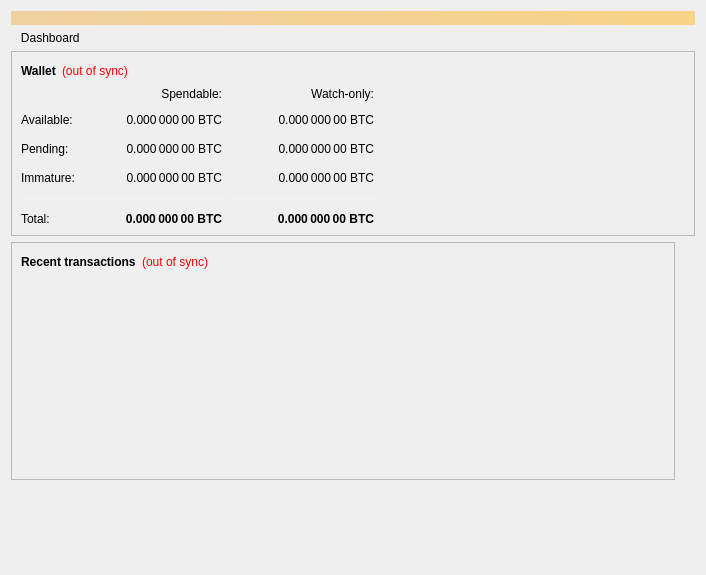
<?xml version="1.0" encoding="UTF-8"?>
<ui version="4.0">
 <class>OverviewPage</class>
 <widget class="QWidget" name="OverviewPage">
  <property name="geometry">
   <rect>
    <x>0</x>
    <y>0</y>
    <width>706</width>
    <height>575</height>
   </rect>
  </property>
  <property name="sizePolicy">
   <sizepolicy hsizetype="Fixed" vsizetype="Fixed">
    <horstretch>0</horstretch>
    <verstretch>0</verstretch>
   </sizepolicy>
  </property>
  <property name="minimumSize">
   <size>
    <width>600</width>
    <height>0</height>
   </size>
  </property>
  <property name="windowTitle">
   <string>Form</string>
  </property>
  <layout class="QVBoxLayout" name="topLayout">
   <item>
    <widget class="QLabel" name="labelAlerts">
     <property name="visible">
      <bool>false</bool>
     </property>
     <property name="styleSheet">
      <string notr="true">background-color: qlineargradient(x1: 0, y1: 0, x2: 1, y2: 0, stop:0 #F0D0A0, stop:1 #F8D488); color:#000000;</string>
     </property>
     <property name="wordWrap">
      <bool>true</bool>
     </property>
     <property name="margin">
      <number>3</number>
     </property>
    </widget>
   </item>
   <item>
    <widget class="QLabel" name="label_Dashboard">
     <property name="sizePolicy">
      <sizepolicy hsizetype="Expanding" vsizetype="Preferred">
       <horstretch>0</horstretch>
       <verstretch>0</verstretch>
      </sizepolicy>
     </property>
     <property name="text">
      <string>   Dashboard</string>
     </property>
    </widget>
   </item>
   <item>
    <widget class="QFrame" name="frame_ovp_Wallet">
     <property name="frameShape">
      <enum>QFrame::StyledPanel</enum>
     </property>
     <property name="frameShadow">
      <enum>QFrame::Raised</enum>
     </property>
     <layout class="QVBoxLayout" name="verticalLayout_4">
      <item>
       <layout class="QHBoxLayout" name="horizontalLayout_4">
        <item>
         <widget class="QLabel" name="label_Wallet">
          <property name="font">
           <font>
            <weight>75</weight>
            <bold>true</bold>
           </font>
          </property>
          <property name="text">
           <string>Wallet</string>
          </property>
         </widget>
        </item>
        <item>
         <widget class="QLabel" name="labelWalletStatus">
          <property name="cursor">
           <cursorShape>WhatsThisCursor</cursorShape>
          </property>
          <property name="toolTip">
           <string>The displayed information may be out of date. Your wallet automatically synchronizes with the Terracoin network after a connection is established, but this process has not completed yet.</string>
          </property>
          <property name="styleSheet">
           <string notr="true">QLabel { color: red; }</string>
          </property>
          <property name="text">
           <string notr="true">(out of sync)</string>
          </property>
          <property name="alignment">
           <set>Qt::AlignLeading|Qt::AlignLeft|Qt::AlignVCenter</set>
          </property>
         </widget>
        </item>
        <item>
         <spacer name="horizontalSpacer_3">
          <property name="orientation">
           <enum>Qt::Horizontal</enum>
          </property>
          <property name="sizeHint" stdset="0">
           <size>
            <width>40</width>
            <height>20</height>
           </size>
          </property>
         </spacer>
        </item>
       </layout>
      </item>
      <item>
       <layout class="QGridLayout" name="gridLayout">
        <property name="spacing">
         <number>12</number>
        </property>
        <item row="4" column="2">
         <widget class="Line" name="lineWatchBalance">
          <property name="sizePolicy">
           <sizepolicy hsizetype="Preferred" vsizetype="Fixed">
            <horstretch>0</horstretch>
            <verstretch>0</verstretch>
           </sizepolicy>
          </property>
          <property name="minimumSize">
           <size>
            <width>140</width>
            <height>0</height>
           </size>
          </property>
          <property name="styleSheet">
           <string notr="true">border: 1px solid #f2f2f2</string>
          </property>
          <property name="orientation">
           <enum>Qt::Horizontal</enum>
          </property>
         </widget>
        </item>
        <item row="0" column="2">
         <widget class="QLabel" name="labelWatchonly">
          <property name="text">
           <string>Watch-only:</string>
          </property>
          <property name="alignment">
           <set>Qt::AlignRight|Qt::AlignTrailing|Qt::AlignVCenter</set>
          </property>
         </widget>
        </item>
        <item row="1" column="0">
         <widget class="QLabel" name="labelBalanceText">
          <property name="text">
           <string>Available:            </string>
          </property>
         </widget>
        </item>
        <item row="2" column="1">
         <widget class="QLabel" name="labelUnconfirmed">
          <property name="font">
           <font>
            <weight>50</weight>
            <bold>false</bold>
           </font>
          </property>
          <property name="cursor">
           <cursorShape>IBeamCursor</cursorShape>
          </property>
          <property name="toolTip">
           <string>Total of transactions that have yet to be confirmed, and do not yet count toward the spendable balance</string>
          </property>
          <property name="text">
           <string notr="true">0.000 000 00 BTC</string>
          </property>
          <property name="alignment">
           <set>Qt::AlignRight|Qt::AlignTrailing|Qt::AlignVCenter</set>
          </property>
          <property name="textInteractionFlags">
           <set>Qt::LinksAccessibleByMouse|Qt::TextSelectableByKeyboard|Qt::TextSelectableByMouse</set>
          </property>
         </widget>
        </item>
        <item row="3" column="1">
         <widget class="QLabel" name="labelImmature">
          <property name="font">
           <font>
            <weight>50</weight>
            <bold>false</bold>
           </font>
          </property>
          <property name="cursor">
           <cursorShape>IBeamCursor</cursorShape>
          </property>
          <property name="toolTip">
           <string>Mined balance that has not yet matured</string>
          </property>
          <property name="text">
           <string notr="true">0.000 000 00 BTC</string>
          </property>
          <property name="alignment">
           <set>Qt::AlignRight|Qt::AlignTrailing|Qt::AlignVCenter</set>
          </property>
          <property name="textInteractionFlags">
           <set>Qt::LinksAccessibleByMouse|Qt::TextSelectableByKeyboard|Qt::TextSelectableByMouse</set>
          </property>
         </widget>
        </item>
        <item row="5" column="2">
         <widget class="QLabel" name="labelWatchTotal">
          <property name="font">
           <font>
            <weight>75</weight>
            <bold>true</bold>
           </font>
          </property>
          <property name="cursor">
           <cursorShape>IBeamCursor</cursorShape>
          </property>
          <property name="toolTip">
           <string>Current total balance in watch-only addresses</string>
          </property>
          <property name="text">
           <string notr="true">0.000 000 00 BTC</string>
          </property>
          <property name="alignment">
           <set>Qt::AlignRight|Qt::AlignTrailing|Qt::AlignVCenter</set>
          </property>
          <property name="textInteractionFlags">
           <set>Qt::LinksAccessibleByMouse|Qt::TextSelectableByKeyboard|Qt::TextSelectableByMouse</set>
          </property>
         </widget>
        </item>
        <item row="1" column="1">
         <widget class="QLabel" name="labelBalance">
          <property name="font">
           <font>
            <weight>50</weight>
            <bold>false</bold>
           </font>
          </property>
          <property name="cursor">
           <cursorShape>IBeamCursor</cursorShape>
          </property>
          <property name="toolTip">
           <string>Your current spendable balance</string>
          </property>
          <property name="text">
           <string notr="true">0.000 000 00 BTC</string>
          </property>
          <property name="alignment">
           <set>Qt::AlignRight|Qt::AlignTrailing|Qt::AlignVCenter</set>
          </property>
          <property name="textInteractionFlags">
           <set>Qt::LinksAccessibleByMouse|Qt::TextSelectableByKeyboard|Qt::TextSelectableByMouse</set>
          </property>
         </widget>
        </item>
        <item row="2" column="0">
         <widget class="QLabel" name="labelPendingText">
          <property name="text">
           <string>Pending:</string>
          </property>
         </widget>
        </item>
        <item row="2" column="2">
         <widget class="QLabel" name="labelWatchPending">
          <property name="font">
           <font>
            <weight>50</weight>
            <bold>false</bold>
           </font>
          </property>
          <property name="cursor">
           <cursorShape>IBeamCursor</cursorShape>
          </property>
          <property name="toolTip">
           <string>Unconfirmed transactions to watch-only addresses</string>
          </property>
          <property name="text">
           <string notr="true">0.000 000 00 BTC</string>
          </property>
          <property name="alignment">
           <set>Qt::AlignRight|Qt::AlignTrailing|Qt::AlignVCenter</set>
          </property>
          <property name="textInteractionFlags">
           <set>Qt::LinksAccessibleByMouse|Qt::TextSelectableByKeyboard|Qt::TextSelectableByMouse</set>
          </property>
         </widget>
        </item>
        <item row="5" column="1">
         <widget class="QLabel" name="labelTotal">
          <property name="font">
           <font>
            <weight>75</weight>
            <bold>true</bold>
           </font>
          </property>
          <property name="cursor">
           <cursorShape>IBeamCursor</cursorShape>
          </property>
          <property name="toolTip">
           <string>Your current total balance</string>
          </property>
          <property name="text">
           <string notr="true">0.000 000 00 BTC</string>
          </property>
          <property name="alignment">
           <set>Qt::AlignRight|Qt::AlignTrailing|Qt::AlignVCenter</set>
          </property>
          <property name="textInteractionFlags">
           <set>Qt::LinksAccessibleByMouse|Qt::TextSelectableByKeyboard|Qt::TextSelectableByMouse</set>
          </property>
         </widget>
        </item>
        <item row="3" column="0">
         <widget class="QLabel" name="labelImmatureText">
          <property name="text">
           <string>Immature:</string>
          </property>
         </widget>
        </item>
        <item row="5" column="0">
         <widget class="QLabel" name="labelTotalText">
          <property name="text">
           <string>Total:</string>
          </property>
         </widget>
        </item>
        <item row="3" column="2">
         <widget class="QLabel" name="labelWatchImmature">
          <property name="font">
           <font>
            <weight>50</weight>
            <bold>false</bold>
           </font>
          </property>
          <property name="cursor">
           <cursorShape>IBeamCursor</cursorShape>
          </property>
          <property name="toolTip">
           <string>Mined balance in watch-only addresses that has not yet matured</string>
          </property>
          <property name="text">
           <string notr="true">0.000 000 00 BTC</string>
          </property>
          <property name="alignment">
           <set>Qt::AlignRight|Qt::AlignTrailing|Qt::AlignVCenter</set>
          </property>
          <property name="textInteractionFlags">
           <set>Qt::LinksAccessibleByMouse|Qt::TextSelectableByKeyboard|Qt::TextSelectableByMouse</set>
          </property>
         </widget>
        </item>
        <item row="1" column="2">
         <widget class="QLabel" name="labelWatchAvailable">
          <property name="font">
           <font>
            <weight>50</weight>
            <bold>false</bold>
           </font>
          </property>
          <property name="cursor">
           <cursorShape>IBeamCursor</cursorShape>
          </property>
          <property name="toolTip">
           <string>Your current balance in watch-only addresses</string>
          </property>
          <property name="text">
           <string notr="true">0.000 000 00 BTC</string>
          </property>
          <property name="alignment">
           <set>Qt::AlignRight|Qt::AlignTrailing|Qt::AlignVCenter</set>
          </property>
          <property name="textInteractionFlags">
           <set>Qt::LinksAccessibleByMouse|Qt::TextSelectableByKeyboard|Qt::TextSelectableByMouse</set>
          </property>
         </widget>
        </item>
        <item row="2" column="3">
         <spacer name="horizontalSpacer_2">
          <property name="orientation">
           <enum>Qt::Horizontal</enum>
          </property>
          <property name="sizeHint" stdset="0">
           <size>
            <width>40</width>
            <height>20</height>
           </size>
          </property>
         </spacer>
        </item>
        <item row="0" column="1">
         <widget class="QLabel" name="labelSpendable">
          <property name="text">
           <string>Spendable:</string>
          </property>
          <property name="alignment">
           <set>Qt::AlignRight|Qt::AlignTrailing|Qt::AlignVCenter</set>
          </property>
         </widget>
        </item>
        <item row="4" column="0" colspan="2">
         <widget class="Line" name="lineSpendableBalance">
          <property name="styleSheet">
           <string notr="true">border: 1px solid #f2f2f2;</string>
          </property>
          <property name="orientation">
           <enum>Qt::Horizontal</enum>
          </property>
         </widget>
        </item>
       </layout>
      </item>
     </layout>
    </widget>
   </item>
   <item>
    <layout class="QHBoxLayout" name="horizontalLayout" stretch="1,0">
     <item>
      <layout class="QVBoxLayout" name="verticalLayout_2">
       <item>
        <widget class="QFrame" name="frame_2">
         <property name="frameShape">
          <enum>QFrame::StyledPanel</enum>
         </property>
         <property name="frameShadow">
          <enum>QFrame::Raised</enum>
         </property>
         <layout class="QVBoxLayout" name="verticalLayout">
          <item>
           <layout class="QHBoxLayout" name="horizontalLayout_2">
            <item>
             <widget class="QLabel" name="label_RecentTransactions">
              <property name="font">
               <font>
                <weight>75</weight>
                <bold>true</bold>
               </font>
              </property>
              <property name="text">
               <string>Recent transactions</string>
              </property>
             </widget>
            </item>
            <item>
             <widget class="QLabel" name="labelTransactionsStatus">
              <property name="cursor">
               <cursorShape>WhatsThisCursor</cursorShape>
              </property>
              <property name="toolTip">
               <string>The displayed information may be out of date. Your wallet automatically synchronizes with the Terracoin network after a connection is established, but this process has not completed yet.</string>
              </property>
              <property name="styleSheet">
               <string notr="true">QLabel { color: red; }</string>
              </property>
              <property name="text">
               <string notr="true">(out of sync)</string>
              </property>
              <property name="alignment">
               <set>Qt::AlignRight|Qt::AlignTrailing|Qt::AlignVCenter</set>
              </property>
             </widget>
            </item>
            <item>
             <spacer name="horizontalSpacer">
              <property name="orientation">
               <enum>Qt::Horizontal</enum>
              </property>
              <property name="sizeHint" stdset="0">
               <size>
                <width>40</width>
                <height>20</height>
               </size>
              </property>
             </spacer>
            </item>
           </layout>
          </item>
          <item>
           <widget class="QListView" name="listTransactions">
            <property name="styleSheet">
             <string notr="true">QListView { background: transparent; }</string>
            </property>
            <property name="frameShape">
             <enum>QFrame::NoFrame</enum>
            </property>
            <property name="verticalScrollBarPolicy">
             <enum>Qt::ScrollBarAlwaysOff</enum>
            </property>
            <property name="horizontalScrollBarPolicy">
             <enum>Qt::ScrollBarAlwaysOff</enum>
            </property>
            <property name="selectionMode">
             <enum>QAbstractItemView::NoSelection</enum>
            </property>
           </widget>
          </item>
         </layout>
        </widget>
       </item>
       <item>
        <widget class="QFrame" name="frameDarksend">
         <property name="enabled">
          <bool>false</bool>
         </property>
         <property name="minimumSize">
          <size>
           <width>0</width>
           <height>0</height>
          </size>
         </property>
         <property name="maximumSize">
          <size>
           <width>0</width>
           <height>0</height>
          </size>
         </property>
         <property name="layoutDirection">
          <enum>Qt::LeftToRight</enum>
         </property>
         <property name="frameShape">
          <enum>QFrame::StyledPanel</enum>
         </property>
         <property name="frameShadow">
          <enum>QFrame::Raised</enum>
         </property>
         <widget class="QWidget" name="formLayoutWidget">
          <property name="geometry">
           <rect>
            <x>10</x>
            <y>40</y>
            <width>451</width>
            <height>161</height>
           </rect>
          </property>
          <layout class="QFormLayout" name="formLayout">
           <property name="fieldGrowthPolicy">
            <enum>QFormLayout::AllNonFixedFieldsGrow</enum>
           </property>
           <property name="horizontalSpacing">
            <number>11</number>
           </property>
           <property name="verticalSpacing">
            <number>12</number>
           </property>
           <item row="0" column="0">
            <widget class="QLabel" name="label_6">
             <property name="text">
              <string>Status:</string>
             </property>
            </widget>
           </item>
           <item row="1" column="0">
            <widget class="QLabel" name="label_7">
             <property name="text">
              <string>Completion:</string>
             </property>
            </widget>
           </item>
           <item row="1" column="1">
            <widget class="QProgressBar" name="darksendProgress">
             <property name="maximumSize">
              <size>
               <width>154</width>
               <height>16777215</height>
              </size>
             </property>
             <property name="value">
              <number>0</number>
             </property>
            </widget>
           </item>
           <item row="2" column="0">
            <widget class="QLabel" name="labelAnonymizedText">
             <property name="text">
              <string>Darksend Balance:</string>
             </property>
            </widget>
           </item>
           <item row="2" column="1">
            <widget class="QLabel" name="labelAnonymized">
             <property name="font">
              <font>
               <weight>75</weight>
               <bold>true</bold>
              </font>
             </property>
             <property name="text">
              <string notr="true">0 CRW</string>
             </property>
            </widget>
           </item>
           <item row="3" column="0">
            <widget class="QLabel" name="label_8">
             <property name="text">
              <string>Amount and Rounds:</string>
             </property>
            </widget>
           </item>
           <item row="3" column="1">
            <widget class="QLabel" name="labelAmountRounds">
             <property name="text">
              <string>0 CRW / 0 Rounds</string>
             </property>
            </widget>
           </item>
           <item row="4" column="0">
            <widget class="QLabel" name="label_9">
             <property name="text">
              <string>Submitted Denom:</string>
             </property>
            </widget>
           </item>
           <item row="4" column="1">
            <widget class="QLabel" name="labelSubmittedDenom">
             <property name="toolTip">
              <string>The denominations you submitted to the Throne.&lt;br&gt;To mix, other users must submit the exact same denominations.</string>
             </property>
             <property name="text">
              <string>n/a</string>
             </property>
            </widget>
           </item>
           <item row="0" column="1">
            <widget class="QLabel" name="darksendEnabled">
             <property name="text">
              <string>Enabled/Disabled</string>
             </property>
            </widget>
           </item>
          </layout>
         </widget>
         <widget class="QPushButton" name="runAutoDenom">
          <property name="geometry">
           <rect>
            <x>251</x>
            <y>17</y>
            <width>1</width>
            <height>1</height>
           </rect>
          </property>
          <property name="palette">
           <palette>
            <active>
             <colorrole role="WindowText">
              <brush brushstyle="SolidPattern">
               <color alpha="255">
                <red>0</red>
                <green>0</green>
                <blue>0</blue>
               </color>
              </brush>
             </colorrole>
             <colorrole role="Button">
              <brush brushstyle="SolidPattern">
               <color alpha="255">
                <red>239</red>
                <green>238</green>
                <blue>238</blue>
               </color>
              </brush>
             </colorrole>
             <colorrole role="Light">
              <brush brushstyle="SolidPattern">
               <color alpha="255">
                <red>255</red>
                <green>255</green>
                <blue>255</blue>
               </color>
              </brush>
             </colorrole>
             <colorrole role="Midlight">
              <brush brushstyle="SolidPattern">
               <color alpha="255">
                <red>247</red>
                <green>246</green>
                <blue>246</blue>
               </color>
              </brush>
             </colorrole>
             <colorrole role="Dark">
              <brush brushstyle="SolidPattern">
               <color alpha="255">
                <red>119</red>
                <green>119</green>
                <blue>119</blue>
               </color>
              </brush>
             </colorrole>
             <colorrole role="Mid">
              <brush brushstyle="SolidPattern">
               <color alpha="255">
                <red>159</red>
                <green>159</green>
                <blue>159</blue>
               </color>
              </brush>
             </colorrole>
             <colorrole role="Text">
              <brush brushstyle="SolidPattern">
               <color alpha="255">
                <red>0</red>
                <green>0</green>
                <blue>0</blue>
               </color>
              </brush>
             </colorrole>
             <colorrole role="BrightText">
              <brush brushstyle="SolidPattern">
               <color alpha="255">
                <red>255</red>
                <green>255</green>
                <blue>255</blue>
               </color>
              </brush>
             </colorrole>
             <colorrole role="ButtonText">
              <brush brushstyle="SolidPattern">
               <color alpha="255">
                <red>0</red>
                <green>0</green>
                <blue>0</blue>
               </color>
              </brush>
             </colorrole>
             <colorrole role="Base">
              <brush brushstyle="SolidPattern">
               <color alpha="255">
                <red>255</red>
                <green>255</green>
                <blue>255</blue>
               </color>
              </brush>
             </colorrole>
             <colorrole role="Window">
              <brush brushstyle="SolidPattern">
               <color alpha="255">
                <red>239</red>
                <green>238</green>
                <blue>238</blue>
               </color>
              </brush>
             </colorrole>
             <colorrole role="Shadow">
              <brush brushstyle="SolidPattern">
               <color alpha="255">
                <red>0</red>
                <green>0</green>
                <blue>0</blue>
               </color>
              </brush>
             </colorrole>
             <colorrole role="AlternateBase">
              <brush brushstyle="SolidPattern">
               <color alpha="255">
                <red>247</red>
                <green>246</green>
                <blue>246</blue>
               </color>
              </brush>
             </colorrole>
             <colorrole role="ToolTipBase">
              <brush brushstyle="SolidPattern">
               <color alpha="255">
                <red>255</red>
                <green>255</green>
                <blue>220</blue>
               </color>
              </brush>
             </colorrole>
             <colorrole role="ToolTipText">
              <brush brushstyle="SolidPattern">
               <color alpha="255">
                <red>0</red>
                <green>0</green>
                <blue>0</blue>
               </color>
              </brush>
             </colorrole>
            </active>
            <inactive>
             <colorrole role="WindowText">
              <brush brushstyle="SolidPattern">
               <color alpha="255">
                <red>0</red>
                <green>0</green>
                <blue>0</blue>
               </color>
              </brush>
             </colorrole>
             <colorrole role="Button">
              <brush brushstyle="SolidPattern">
               <color alpha="255">
                <red>239</red>
                <green>238</green>
                <blue>238</blue>
               </color>
              </brush>
             </colorrole>
             <colorrole role="Light">
              <brush brushstyle="SolidPattern">
               <color alpha="255">
                <red>255</red>
                <green>255</green>
                <blue>255</blue>
               </color>
              </brush>
             </colorrole>
             <colorrole role="Midlight">
              <brush brushstyle="SolidPattern">
               <color alpha="255">
                <red>247</red>
                <green>246</green>
                <blue>246</blue>
               </color>
              </brush>
             </colorrole>
             <colorrole role="Dark">
              <brush brushstyle="SolidPattern">
               <color alpha="255">
                <red>119</red>
                <green>119</green>
                <blue>119</blue>
               </color>
              </brush>
             </colorrole>
             <colorrole role="Mid">
              <brush brushstyle="SolidPattern">
               <color alpha="255">
                <red>159</red>
                <green>159</green>
                <blue>159</blue>
               </color>
              </brush>
             </colorrole>
             <colorrole role="Text">
              <brush brushstyle="SolidPattern">
               <color alpha="255">
                <red>0</red>
                <green>0</green>
                <blue>0</blue>
               </color>
              </brush>
             </colorrole>
             <colorrole role="BrightText">
              <brush brushstyle="SolidPattern">
               <color alpha="255">
                <red>255</red>
                <green>255</green>
                <blue>255</blue>
               </color>
              </brush>
             </colorrole>
             <colorrole role="ButtonText">
              <brush brushstyle="SolidPattern">
               <color alpha="255">
                <red>0</red>
                <green>0</green>
                <blue>0</blue>
               </color>
              </brush>
             </colorrole>
             <colorrole role="Base">
              <brush brushstyle="SolidPattern">
               <color alpha="255">
                <red>255</red>
                <green>255</green>
                <blue>255</blue>
               </color>
              </brush>
             </colorrole>
             <colorrole role="Window">
              <brush brushstyle="SolidPattern">
               <color alpha="255">
                <red>239</red>
                <green>238</green>
                <blue>238</blue>
               </color>
              </brush>
             </colorrole>
             <colorrole role="Shadow">
              <brush brushstyle="SolidPattern">
               <color alpha="255">
                <red>0</red>
                <green>0</green>
                <blue>0</blue>
               </color>
              </brush>
             </colorrole>
             <colorrole role="AlternateBase">
              <brush brushstyle="SolidPattern">
               <color alpha="255">
                <red>247</red>
                <green>246</green>
                <blue>246</blue>
               </color>
              </brush>
             </colorrole>
             <colorrole role="ToolTipBase">
              <brush brushstyle="SolidPattern">
               <color alpha="255">
                <red>255</red>
                <green>255</green>
                <blue>220</blue>
               </color>
              </brush>
             </colorrole>
             <colorrole role="ToolTipText">
              <brush brushstyle="SolidPattern">
               <color alpha="255">
                <red>0</red>
                <green>0</green>
                <blue>0</blue>
               </color>
              </brush>
             </colorrole>
            </inactive>
            <disabled>
             <colorrole role="WindowText">
              <brush brushstyle="SolidPattern">
               <color alpha="255">
                <red>119</red>
                <green>119</green>
                <blue>119</blue>
               </color>
              </brush>
             </colorrole>
             <colorrole role="Button">
              <brush brushstyle="SolidPattern">
               <color alpha="255">
                <red>239</red>
                <green>238</green>
                <blue>238</blue>
               </color>
              </brush>
             </colorrole>
             <colorrole role="Light">
              <brush brushstyle="SolidPattern">
               <color alpha="255">
                <red>255</red>
                <green>255</green>
                <blue>255</blue>
               </color>
              </brush>
             </colorrole>
             <colorrole role="Midlight">
              <brush brushstyle="SolidPattern">
               <color alpha="255">
                <red>247</red>
                <green>246</green>
                <blue>246</blue>
               </color>
              </brush>
             </colorrole>
             <colorrole role="Dark">
              <brush brushstyle="SolidPattern">
               <color alpha="255">
                <red>119</red>
                <green>119</green>
                <blue>119</blue>
               </color>
              </brush>
             </colorrole>
             <colorrole role="Mid">
              <brush brushstyle="SolidPattern">
               <color alpha="255">
                <red>159</red>
                <green>159</green>
                <blue>159</blue>
               </color>
              </brush>
             </colorrole>
             <colorrole role="Text">
              <brush brushstyle="SolidPattern">
               <color alpha="255">
                <red>119</red>
                <green>119</green>
                <blue>119</blue>
               </color>
              </brush>
             </colorrole>
             <colorrole role="BrightText">
              <brush brushstyle="SolidPattern">
               <color alpha="255">
                <red>255</red>
                <green>255</green>
                <blue>255</blue>
               </color>
              </brush>
             </colorrole>
             <colorrole role="ButtonText">
              <brush brushstyle="SolidPattern">
               <color alpha="255">
                <red>119</red>
                <green>119</green>
                <blue>119</blue>
               </color>
              </brush>
             </colorrole>
             <colorrole role="Base">
              <brush brushstyle="SolidPattern">
               <color alpha="255">
                <red>239</red>
                <green>238</green>
                <blue>238</blue>
               </color>
              </brush>
             </colorrole>
             <colorrole role="Window">
              <brush brushstyle="SolidPattern">
               <color alpha="255">
                <red>239</red>
                <green>238</green>
                <blue>238</blue>
               </color>
              </brush>
             </colorrole>
             <colorrole role="Shadow">
              <brush brushstyle="SolidPattern">
               <color alpha="255">
                <red>0</red>
                <green>0</green>
                <blue>0</blue>
               </color>
              </brush>
             </colorrole>
             <colorrole role="AlternateBase">
              <brush brushstyle="SolidPattern">
               <color alpha="255">
                <red>239</red>
                <green>238</green>
                <blue>238</blue>
               </color>
              </brush>
             </colorrole>
             <colorrole role="ToolTipBase">
              <brush brushstyle="SolidPattern">
               <color alpha="255">
                <red>255</red>
                <green>255</green>
                <blue>220</blue>
               </color>
              </brush>
             </colorrole>
             <colorrole role="ToolTipText">
              <brush brushstyle="SolidPattern">
               <color alpha="255">
                <red>0</red>
                <green>0</green>
                <blue>0</blue>
               </color>
              </brush>
             </colorrole>
            </disabled>
           </palette>
          </property>
          <property name="focusPolicy">
           <enum>Qt::NoFocus</enum>
          </property>
          <property name="autoFillBackground">
           <bool>true</bool>
          </property>
          <property name="text">
           <string/>
          </property>
          <property name="flat">
           <bool>true</bool>
          </property>
         </widget>
         <widget class="QPushButton" name="toggleDarksend">
          <property name="geometry">
           <rect>
            <x>10</x>
            <y>292</y>
            <width>221</width>
            <height>56</height>
           </rect>
          </property>
          <property name="sizePolicy">
           <sizepolicy hsizetype="MinimumExpanding" vsizetype="Fixed">
            <horstretch>0</horstretch>
            <verstretch>0</verstretch>
           </sizepolicy>
          </property>
          <property name="text">
           <string>Start/Stop Mixing</string>
          </property>
         </widget>
         <widget class="Line" name="lineLastMessage">
          <property name="geometry">
           <rect>
            <x>10</x>
            <y>200</y>
            <width>441</width>
            <height>16</height>
           </rect>
          </property>
          <property name="orientation">
           <enum>Qt::Horizontal</enum>
          </property>
         </widget>
         <widget class="QLabel" name="darksendStatus">
          <property name="geometry">
           <rect>
            <x>10</x>
            <y>220</y>
            <width>451</width>
            <height>61</height>
           </rect>
          </property>
          <property name="minimumSize">
           <size>
            <width>288</width>
            <height>43</height>
           </size>
          </property>
          <property name="text">
           <string>(Last Message)</string>
          </property>
          <property name="alignment">
           <set>Qt::AlignLeading|Qt::AlignLeft|Qt::AlignTop</set>
          </property>
          <property name="wordWrap">
           <bool>true</bool>
          </property>
         </widget>
         <widget class="QPushButton" name="darksendAuto">
          <property name="geometry">
           <rect>
            <x>230</x>
            <y>292</y>
            <width>221</width>
            <height>28</height>
           </rect>
          </property>
          <property name="sizePolicy">
           <sizepolicy hsizetype="MinimumExpanding" vsizetype="Fixed">
            <horstretch>0</horstretch>
            <verstretch>0</verstretch>
           </sizepolicy>
          </property>
          <property name="toolTip">
           <string>Try to manually submit a Darksend request.</string>
          </property>
          <property name="text">
           <string>Try Mix</string>
          </property>
         </widget>
         <widget class="QPushButton" name="darksendReset">
          <property name="geometry">
           <rect>
            <x>230</x>
            <y>319</y>
            <width>221</width>
            <height>28</height>
           </rect>
          </property>
          <property name="sizePolicy">
           <sizepolicy hsizetype="MinimumExpanding" vsizetype="Fixed">
            <horstretch>0</horstretch>
            <verstretch>0</verstretch>
           </sizepolicy>
          </property>
          <property name="toolTip">
           <string>Reset the current status of Darksend (can interrupt Darksend if it's in the process of Mixing, which can cost you money!)</string>
          </property>
          <property name="autoFillBackground">
           <bool>false</bool>
          </property>
          <property name="text">
           <string>Reset</string>
          </property>
         </widget>
         <widget class="QWidget" name="layoutWidget">
          <property name="geometry">
           <rect>
            <x>10</x>
            <y>10</y>
            <width>431</width>
            <height>22</height>
           </rect>
          </property>
          <layout class="QHBoxLayout" name="horizontalLayout_5">
           <item>
            <widget class="QLabel" name="label_2">
             <property name="font">
              <font>
               <weight>75</weight>
               <bold>true</bold>
              </font>
             </property>
             <property name="text">
              <string>Darksend</string>
             </property>
            </widget>
           </item>
           <item>
            <widget class="QLabel" name="labelDarksendSyncStatus">
             <property name="toolTip">
              <string>The displayed information may be out of date. Your wallet automatically synchronizes with the Terracoin network after a connection is established, but this process has not completed yet.</string>
             </property>
             <property name="styleSheet">
              <string notr="true">QLabel { color: red; }</string>
             </property>
             <property name="text">
              <string notr="true">(out of sync)</string>
             </property>
             <property name="alignment">
              <set>Qt::AlignLeading|Qt::AlignLeft|Qt::AlignVCenter</set>
             </property>
            </widget>
           </item>
           <item>
            <spacer name="horizontalSpacer_4">
             <property name="orientation">
              <enum>Qt::Horizontal</enum>
             </property>
             <property name="sizeHint" stdset="0">
              <size>
               <width>40</width>
               <height>20</height>
              </size>
             </property>
            </spacer>
           </item>
          </layout>
         </widget>
        </widget>
       </item>
       <item>
        <spacer name="verticalSpacer">
         <property name="orientation">
          <enum>Qt::Vertical</enum>
         </property>
         <property name="sizeHint" stdset="0">
          <size>
           <width>20</width>
           <height>40</height>
          </size>
         </property>
        </spacer>
       </item>
      </layout>
     </item>
     <item>
      <layout class="QVBoxLayout" name="verticalLayout_3">
       <item>
        <spacer name="verticalSpacer_2">
         <property name="orientation">
          <enum>Qt::Horizontal</enum>
         </property>
         <property name="sizeType">
          <enum>QSizePolicy::Fixed</enum>
         </property>
         <property name="sizeHint" stdset="0">
          <size>
           <width>20</width>
           <height>100</height>
          </size>
         </property>
        </spacer>
       </item>
      </layout>
     </item>
    </layout>
   </item>
  </layout>
 </widget>
 <resources/>
 <connections/>
</ui>
